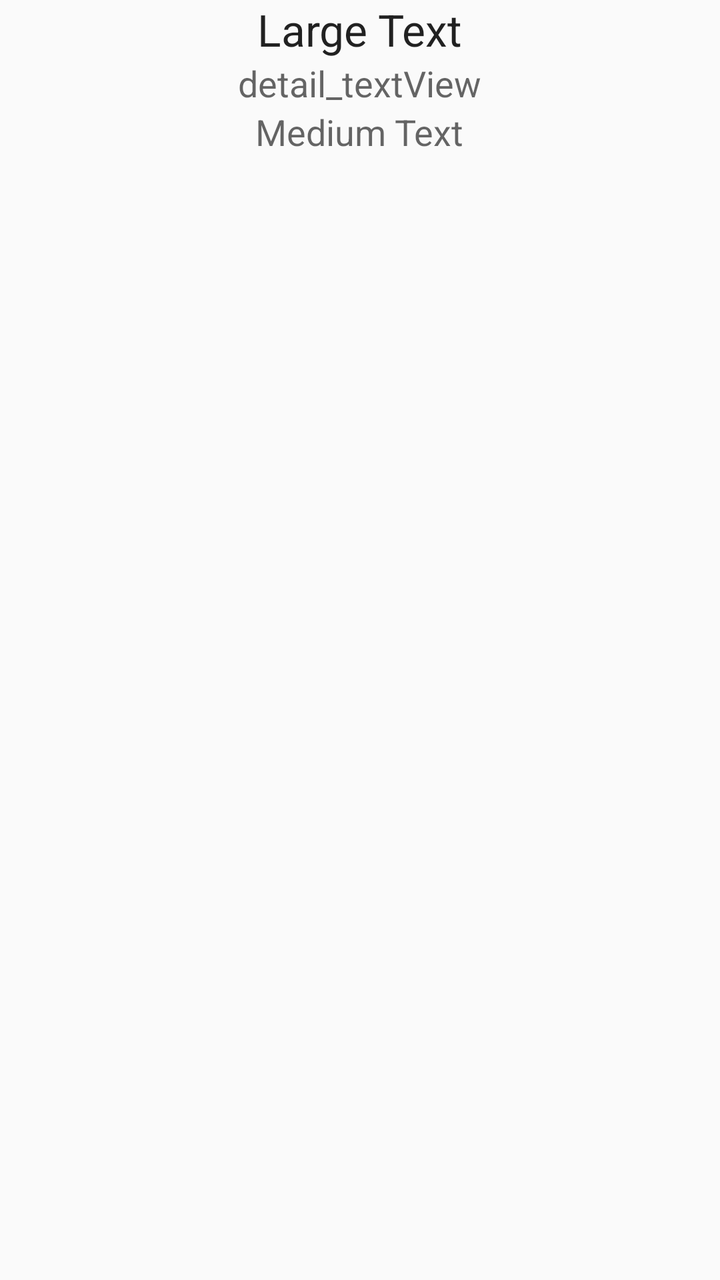
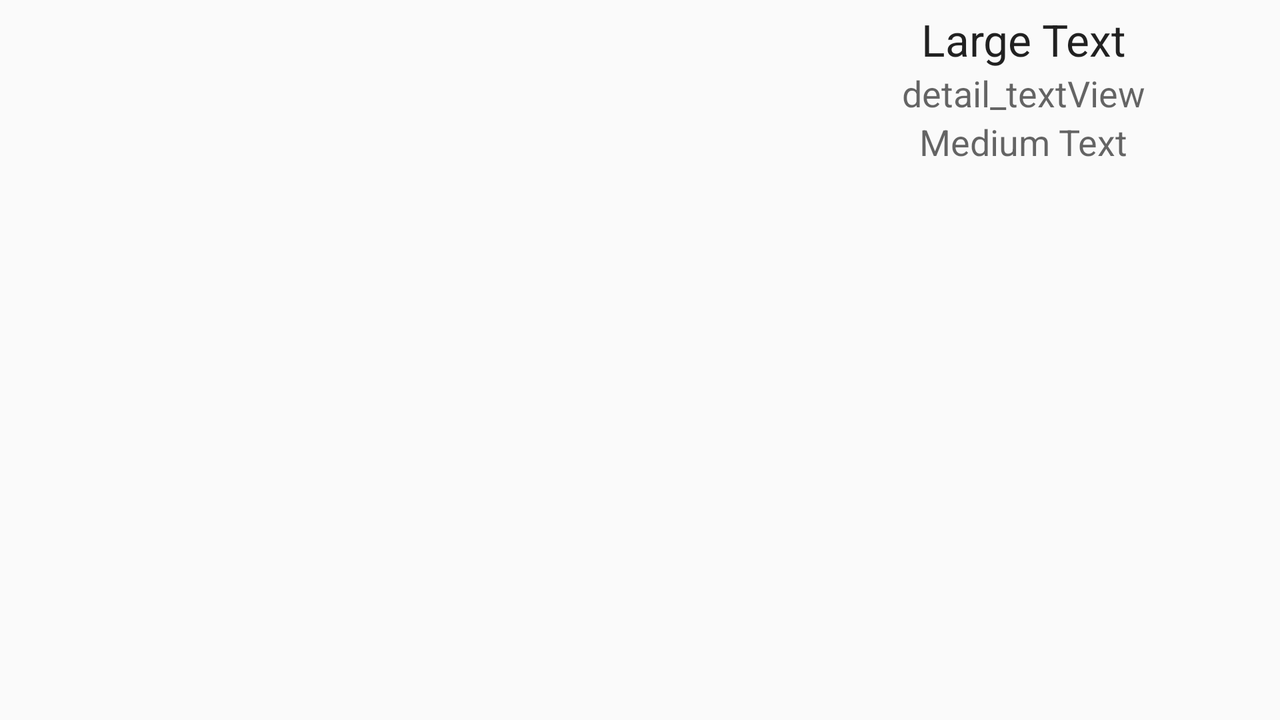

One screen, two layout resources from the same app: the default and the repository's alternative for another configuration. Each is rendered where Android would select it; the XML of both is given below.
<!-- AndroidManifest.xml: application theme AppTheme -->
<!-- res/layout/activity_viewanalysis.xml -->
<?xml version="1.0" encoding="utf-8"?>
<RelativeLayout xmlns:android="http://schemas.android.com/apk/res/android"
    xmlns:tools="http://schemas.android.com/tools"
    android:layout_width="match_parent"
    android:layout_height="match_parent"
    android:paddingBottom="@dimen/activity_vertical_margin"
    android:paddingLeft="@dimen/activity_horizontal_margin"
    android:paddingRight="@dimen/activity_horizontal_margin"
    android:paddingTop="@dimen/activity_vertical_margin"
    tools:context="com.example.gnz.galery.ViewAnalysisActivity">


    <LinearLayout
        android:orientation="vertical"
        android:layout_width="match_parent"
        android:layout_height="match_parent"
        android:layout_alignParentTop="true"
        android:layout_centerHorizontal="true">

        <ImageView
            android:layout_width="wrap_content"
            android:layout_height="wrap_content"
            android:id="@+id/imageView"
            android:layout_gravity="center_horizontal" />

        <TextView
            android:layout_width="wrap_content"
            android:layout_height="wrap_content"
            android:textAppearance="?android:attr/textAppearanceLarge"
            android:text="Large Text"
            android:id="@+id/name_textView"
            android:layout_gravity="center_horizontal" />

        <TextView
            android:layout_width="wrap_content"
            android:layout_height="wrap_content"
            android:textAppearance="?android:attr/textAppearanceMedium"
            android:text="detail_textView"
            android:id="@+id/date_textView"
            android:layout_gravity="center_horizontal" />

        <TextView
            android:layout_width="wrap_content"
            android:layout_height="wrap_content"
            android:textAppearance="?android:attr/textAppearanceMedium"
            android:text="Medium Text"
            android:id="@+id/count_textView"
            android:layout_gravity="center_horizontal" />

    </LinearLayout>
</RelativeLayout>
<!-- resources referenced by this layout -->
<resources>
  <style name="AppTheme" parent="Base.Theme.AppCompat.Light.DarkActionBar">
          
          <item name="colorPrimary">@color/colorPrimary</item>
          <item name="colorPrimaryDark">@color/colorPrimaryDark</item>
          <item name="colorAccent">@color/colorAccent</item>
      </style>
  <color name="colorPrimary">#ac14da</color>
  <color name="colorPrimaryDark">#6b0f9f</color>
  <color name="colorAccent">#e7e7e7</color>
</resources>
<!-- res/layout-land/activity_viewanalysis.xml (the repository's variant of the layout above) -->
<!-- drawn on the phone turned sideways -->
<?xml version="1.0" encoding="utf-8"?>
<LinearLayout xmlns:android="http://schemas.android.com/apk/res/android"
    android:orientation="horizontal"
    android:layout_width="match_parent"
    android:layout_height="match_parent">


    <ImageView
        android:id="@+id/imageView"
        android:layout_width="0dip"
        android:layout_height="wrap_content"
        android:layout_weight="0.6"
        android:padding="5dp"/>

    <LinearLayout
        android:orientation="vertical"
        android:layout_width="0dip"
        android:layout_height="match_parent"
        android:layout_weight="0.4"
        android:padding="5dp">

        <TextView
            android:layout_width="wrap_content"
            android:layout_height="wrap_content"
            android:textAppearance="?android:attr/textAppearanceLarge"
            android:text="Large Text"
            android:id="@+id/name_textView"
            android:layout_gravity="center_horizontal" />

        <TextView
            android:layout_width="wrap_content"
            android:layout_height="wrap_content"
            android:textAppearance="?android:attr/textAppearanceMedium"
            android:text="detail_textView"
            android:id="@+id/date_textView"
            android:layout_gravity="center_horizontal" />

        <TextView
            android:layout_width="wrap_content"
            android:layout_height="wrap_content"
            android:textAppearance="?android:attr/textAppearanceMedium"
            android:text="Medium Text"
            android:id="@+id/count_textView"
            android:layout_gravity="center_horizontal" />

    </LinearLayout>
</LinearLayout>
